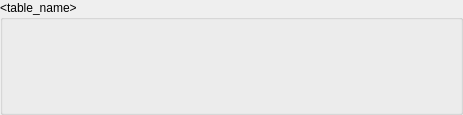
<?xml version="1.0" encoding="UTF-8"?>
<ui version="4.0">
 <class>ZoomLevelsSelectionWidget</class>
 <widget class="QWidget" name="ZoomLevelsSelectionWidget">
  <property name="geometry">
   <rect>
    <x>0</x>
    <y>0</y>
    <width>463</width>
    <height>115</height>
   </rect>
  </property>
  <property name="windowTitle">
   <string>Form</string>
  </property>
  <layout class="QGridLayout" name="gridLayout_2">
   <property name="leftMargin">
    <number>0</number>
   </property>
   <property name="topMargin">
    <number>0</number>
   </property>
   <property name="rightMargin">
    <number>0</number>
   </property>
   <property name="bottomMargin">
    <number>0</number>
   </property>
   <item row="0" column="0">
    <widget class="QgsCollapsibleGroupBox" name="grp_table">
     <property name="title">
      <string>&lt;table_name&gt;</string>
     </property>
     <layout class="QGridLayout" name="gridLayout">
      <item row="0" column="0">
       <widget class="QLabel" name="lbl_min_zoom">
        <property name="sizePolicy">
         <sizepolicy hsizetype="Fixed" vsizetype="Fixed">
          <horstretch>0</horstretch>
          <verstretch>0</verstretch>
         </sizepolicy>
        </property>
        <property name="text">
         <string notr="true">&lt;min_zoom&gt;</string>
        </property>
       </widget>
      </item>
      <item row="0" column="1">
       <widget class="RangeSlider" name="levels_range_slider" native="true">
        <property name="cursor">
         <cursorShape>ClosedHandCursor</cursorShape>
        </property>
       </widget>
      </item>
      <item row="0" column="2">
       <widget class="QLabel" name="lbl_max_zoom">
        <property name="sizePolicy">
         <sizepolicy hsizetype="Fixed" vsizetype="Preferred">
          <horstretch>0</horstretch>
          <verstretch>0</verstretch>
         </sizepolicy>
        </property>
        <property name="text">
         <string notr="true">&lt;max_zoom&gt;</string>
        </property>
       </widget>
      </item>
      <item row="1" column="0" colspan="3">
       <widget class="QgsScaleRangeWidget" name="srw_zoom">
        <property name="cursor">
         <cursorShape>ArrowCursor</cursorShape>
        </property>
       </widget>
      </item>
     </layout>
    </widget>
   </item>
  </layout>
 </widget>
 <customwidgets>
  <customwidget>
   <class>QgsCollapsibleGroupBox</class>
   <extends>QGroupBox</extends>
   <header>qgscollapsiblegroupbox.h</header>
   <container>1</container>
  </customwidget>
  <customwidget>
   <class>QgsScaleRangeWidget</class>
   <extends>QWidget</extends>
   <header>qgsscalerangewidget.h</header>
  </customwidget>
  <customwidget>
   <class>RangeSlider</class>
   <extends>QWidget</extends>
   <header>geoplateforme.toolbelt.range_slider</header>
   <container>1</container>
  </customwidget>
 </customwidgets>
 <resources/>
 <connections/>
</ui>
